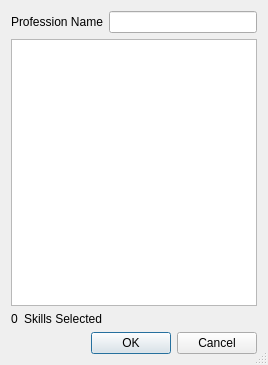
<?xml version="1.0" encoding="UTF-8"?>
<ui version="4.0">
 <class>CustomProfessionEditor</class>
 <widget class="QDialog" name="CustomProfessionEditor">
  <property name="geometry">
   <rect>
    <x>0</x>
    <y>0</y>
    <width>268</width>
    <height>365</height>
   </rect>
  </property>
  <property name="windowTitle">
   <string>Dialog</string>
  </property>
  <property name="windowIcon">
   <iconset resource="../images.qrc">
    <normaloff>:/img/hammer.png</normaloff>:/img/hammer.png</iconset>
  </property>
  <property name="sizeGripEnabled">
   <bool>true</bool>
  </property>
  <layout class="QVBoxLayout" name="verticalLayout">
   <item>
    <layout class="QHBoxLayout" name="horizontalLayout" stretch="1,2">
     <item>
      <widget class="QLabel" name="label">
       <property name="text">
        <string>Profession Name</string>
       </property>
       <property name="buddy">
        <cstring>name_edit</cstring>
       </property>
      </widget>
     </item>
     <item>
      <widget class="QLineEdit" name="name_edit"/>
     </item>
    </layout>
   </item>
   <item>
    <widget class="QxtListWidget" name="labor_list">
     <property name="editTriggers">
      <set>QAbstractItemView::NoEditTriggers</set>
     </property>
     <property name="selectionMode">
      <enum>QAbstractItemView::NoSelection</enum>
     </property>
     <property name="uniformItemSizes">
      <bool>true</bool>
     </property>
     <property name="sortingEnabled">
      <bool>false</bool>
     </property>
    </widget>
   </item>
   <item>
    <layout class="QHBoxLayout" name="horizontalLayout_2" stretch="1,100">
     <item>
      <widget class="QLabel" name="lbl_skill_count">
       <property name="text">
        <string>0</string>
       </property>
      </widget>
     </item>
     <item>
      <widget class="QLabel" name="label_2">
       <property name="text">
        <string>Skills Selected</string>
       </property>
      </widget>
     </item>
    </layout>
   </item>
   <item>
    <layout class="QHBoxLayout" name="horizontalLayout_3">
     <item>
      <spacer name="horizontalSpacer">
       <property name="orientation">
        <enum>Qt::Horizontal</enum>
       </property>
       <property name="sizeHint" stdset="0">
        <size>
         <width>40</width>
         <height>20</height>
        </size>
       </property>
      </spacer>
     </item>
     <item>
      <widget class="QDialogButtonBox" name="buttonBox">
       <property name="orientation">
        <enum>Qt::Horizontal</enum>
       </property>
       <property name="standardButtons">
        <set>QDialogButtonBox::Cancel|QDialogButtonBox::Ok</set>
       </property>
      </widget>
     </item>
    </layout>
   </item>
  </layout>
 </widget>
 <customwidgets>
  <customwidget>
   <class>QxtListWidget</class>
   <extends>QListWidget</extends>
   <header location="global">qxtlistwidget.h</header>
  </customwidget>
 </customwidgets>
 <tabstops>
  <tabstop>name_edit</tabstop>
  <tabstop>labor_list</tabstop>
  <tabstop>buttonBox</tabstop>
 </tabstops>
 <resources>
  <include location="../images.qrc"/>
 </resources>
 <connections>
  <connection>
   <sender>buttonBox</sender>
   <signal>rejected()</signal>
   <receiver>CustomProfessionEditor</receiver>
   <slot>reject()</slot>
   <hints>
    <hint type="sourcelabel">
     <x>242</x>
     <y>347</y>
    </hint>
    <hint type="destinationlabel">
     <x>267</x>
     <y>274</y>
    </hint>
   </hints>
  </connection>
 </connections>
</ui>
